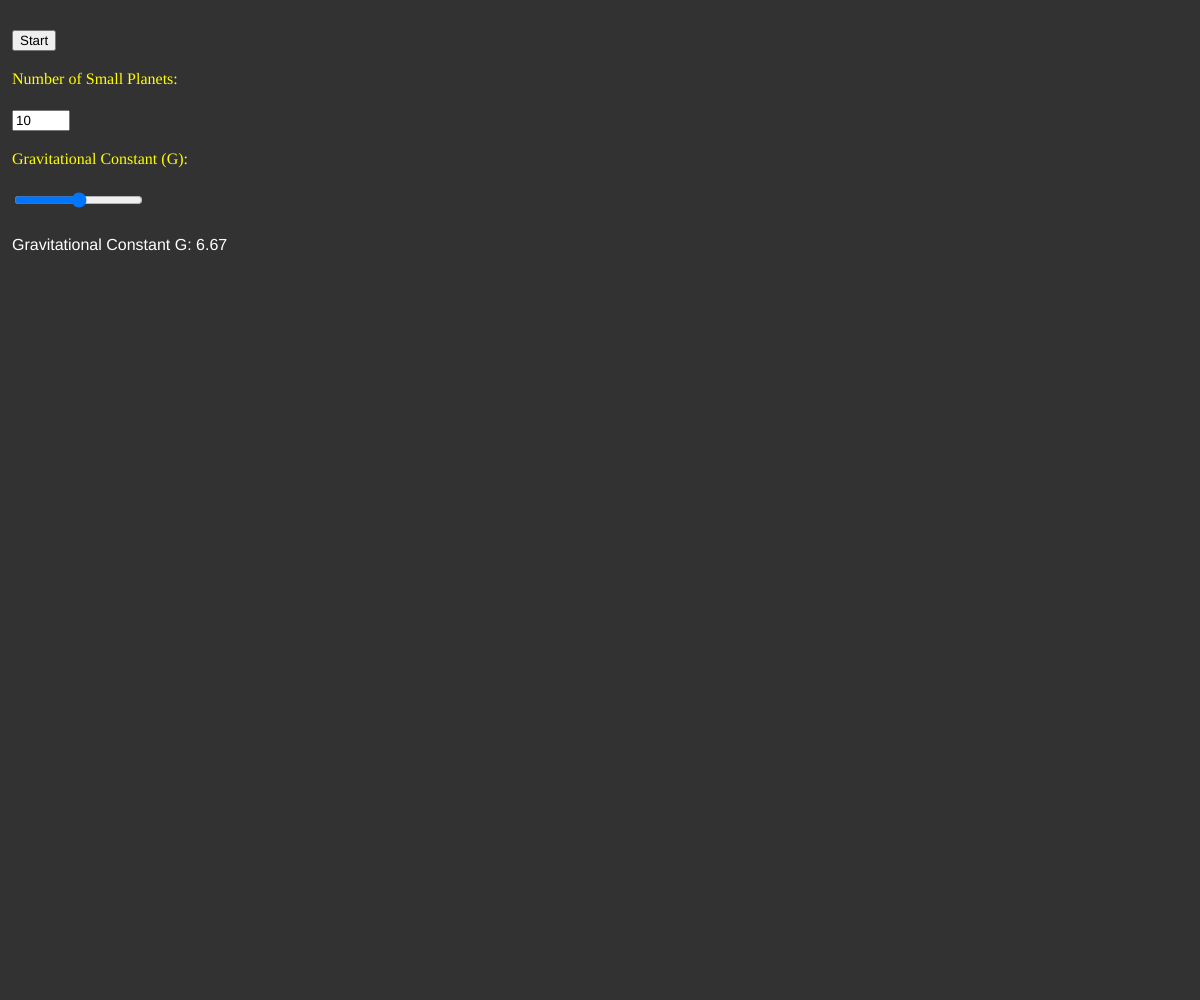
Frame 1 (no input)
Frame 60 (no input): identical to frame 1, image omitted
Frame 120 (the mouse pressed at the canvas centre since frame 60): identical to frame 1, image omitted

The p5.js sketch that drew this single still picture (run headless with seeded random() and noise() and a simulated clock; from frame 60 on, the mouse is pressed at the canvas centre):

// p5.js sketch
// ── sketch.js
let planets = []
let numPlanets = 100
let G = 6.67 * Math.pow(10,0)
let timeLastFrame
let resetButton
let label
let numPlanetsInput
let gLabel
let gSlider

function gravityFormula(m1, m2, r) {
  print(G)
  return (G * m1 * m2) / (r * r)
}

function createStartButton() {
  resetButton = createButton('Start')
  resetButton.position(getPixelW(1), getPixelH(3))
  resetButton.mousePressed(restartSimulation)
}

function createLabelAndInput() {
  label = createElement('label', 'Number of Small Planets:')
  label.style('color', "yellow")
  label.position(getPixelW(1), getPixelH(7))

  numPlanetsInput = createInput(10)
  numPlanetsInput.position(getPixelW(1),getPixelH(11))
  numPlanetsInput.size(50)

  gLabel = createElement('label', 'Gravitational Constant (G):')
  gLabel.position(getPixelW(1), getPixelH(15))
  gLabel.style('color', 'yellow')

  // Slider for gravitational constant G
  gSlider = createSlider(-11, 11, 0, 1)
  gSlider.position(getPixelW(1), getPixelH(19))
}

function getIntInput(intInput) {
  let inputVal = parseInt(intInput.value())
  return isNaN(inputVal) ? 0 : inputVal
}

// Get pixel from percent of screen width
function getPixelW(percent) {
  return windowWidth * (percent / 100);
}

// Get pixel from percent of screen width
function getPixelH(percent) {
  return windowHeight * (percent / 100);
}

function planetInitialSetup() {
  planets = []

  planets.push(new Planet(1000, getPixelW(50), getPixelH(50), 0, 0, color(255, 1, 1, 255)))
  planets.push(new Planet(100, getPixelW(30), getPixelH(30), 10, 1, color(255, 1, 1, 255)))
  planets.push(new Planet(100, getPixelW(80), getPixelH(70), -20, 2, color(255, 1, 1, 255)))


  for (let i = 0; i < numPlanets; i++) {
    let mass = random(10, 10)
    let x = random(getPixelW(20), getPixelW(80))
    let y = random(getPixelH(20), getPixelH(80));
    let vx = 0;
    let vy = 0;
    let cl = color(random(200, 255), random(1,155), random(200, 210), 255)
    planets.push(new Planet(mass, x, y, vx, vy, cl))
  }
}

function restartSimulation() {

  // Rename button to restart
  resetButton.html("Restart")

  numPlanets = getIntInput(numPlanetsInput)

  G = 6.67 * Math.pow(10, gSlider.value());

  planetInitialSetup()

  // Start time
  timeLastFrame = millis()

}

function setup() {
  createCanvas(windowWidth, windowHeight)

  createStartButton()

  createLabelAndInput();
}

function draw() {
  background(50, 50, 50)

  let currentTime = millis()
  let dt = (currentTime - timeLastFrame) / 10000;
  timeLastFrame = currentTime
  dt = min(dt, 0.1)

  for (let i = 0; i < planets.length; i++) {

    // Calculate force that planet i interact to 
    for (let j = 0; j < planets.length; j++) {
      if (i != j) {
        let force = planets[i].calculateForce(planets[j])
        planets[j].updateAccel(force)
      }
    }
  }

  for (let planet of planets) {
    planet.update(dt)
    planet.display()
  }

  fill(255); // Set text color to white
  textSize(16); // Set text size
  text('Gravitational Constant G: ' + G, getPixelW(1), getPixelH(25));
}

class Planet {
  constructor(mass, x, y, vx, vy, cl) {
    this.mass = mass
    this.pos = createVector(x, y)
    this.vel = createVector(vx, vy)
    this.acc = createVector(0, 0)
    this.color = cl
    this.radius = Math.sqrt(mass) * 2;
  }

  update(dt) {
    this.vel.add(p5.Vector.mult(this.acc, dt))
    this.pos.add(p5.Vector.mult(this.vel, dt))
    this.acc.mult(0)
  }

  updateAccel(force) {
    let f = p5.Vector.div(force, this.mass)
    this.acc.add(f)
  }

  display() {
    fill(this.color)
    noStroke()
    ellipse(this.pos.x, this.pos.y, this.radius, this.radius)
  }

  calculateForce(other) {
    let distance = p5.Vector.dist(this.pos, other.pos)
    let force = p5.Vector.sub(this.pos, other.pos)
    let strength = gravityFormula(this.mass, other.mass, distance);
    force.setMag(strength)
    return force
  }
}

function windowResized() {
  resizeCanvas(windowWidth, windowHeight);
}
